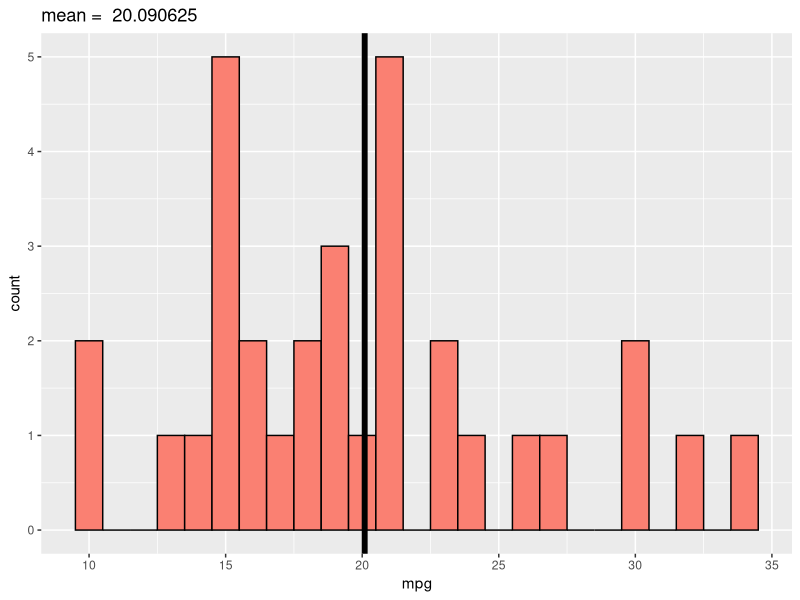
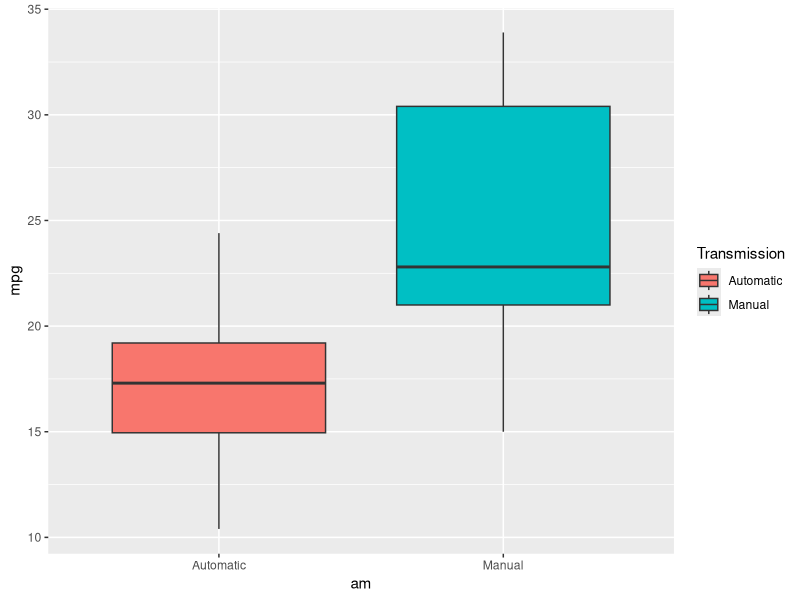
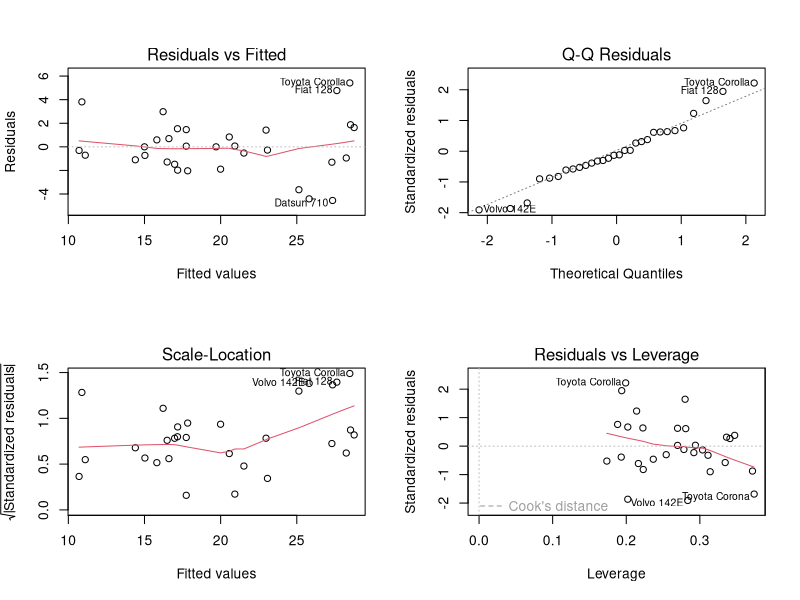

Generate these figures, in order, with R:
## ---- chunk 1
library(datasets)
data(mtcars)

mtcars$am <- factor(mtcars$am)
mtcars$cyl <- factor(mtcars$cyl)
mtcars$vs <- factor(mtcars$vs)
mtcars$gear <- factor(mtcars$gear)
mtcars$carb <- factor(mtcars$carb)

library(ggplot2)
mpg_mean <- mean(mtcars$mpg)
ghist <- ggplot(mtcars, aes(x = mpg)) + geom_histogram(fill = "salmon", colour = "black",
                                                       binwidth = 1)
ghist <- ghist + geom_vline(xintercept = mpg_mean, size = 2)
ghist <- ghist + ggtitle(paste("mean = ", mpg_mean))

gtrans <- ggplot(mtcars, aes(am, mpg, fill=am))
gtrans <- gtrans + geom_boxplot()
gtrans <- gtrans + scale_fill_discrete(name="Transmission", breaks=c("0", "1"), 
                                       labels=c("Automatic", "Manual"))
gtrans <- gtrans + scale_x_discrete(breaks=c("0", "1"), labels=c("Automatic", "Manual"))
## ---- chunk 2
full_fit <- lm(mpg ~ am + . , data = mtcars)
fit <- lm(mpg ~ am + carb + wt + cyl, data = mtcars)
## ---- chunk 3
summary(mtcars)
ghist
gtrans
summary(full_fit)
summary(fit)
par(mfrow = c(2,2))
plot(fit)
